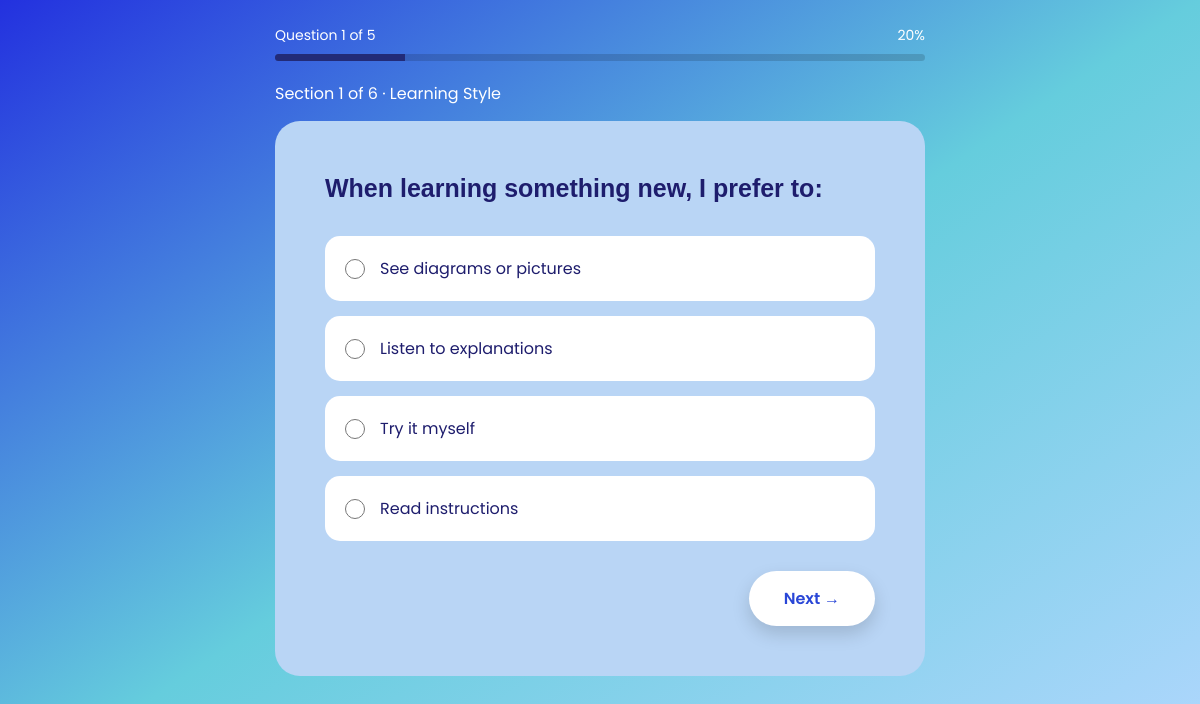
Page /quiz/1/question/0 on the committed database.
### tables this page shows
CREATE TABLE sections (
        id INTEGER PRIMARY KEY AUTOINCREMENT,
        name TEXT NOT NULL,
        description TEXT
    );

CREATE TABLE questions (
        id INTEGER PRIMARY KEY AUTOINCREMENT,
        section_id INTEGER NOT NULL,
        question_text TEXT NOT NULL,

        FOREIGN KEY (section_id)
            REFERENCES sections(id)
    );

CREATE TABLE answers (
    id INTEGER PRIMARY KEY AUTOINCREMENT,
    question_id INTEGER NOT NULL,
    text TEXT NOT NULL,

    FOREIGN KEY (question_id)
        REFERENCES questions(id)
);

### app.py (the view, shortened to what this page needs)
@app.route(
    "/quiz/<int:section_id>/question/<int:question_index>",
    methods=["GET", "POST"])
def question(section_id, question_index):
    questions = get_questions_by_section(section_id)
    if question_index < 0 or question_index >= len(questions):
        return "Question not found", 404
    current_question = questions[question_index]
    answer_options = get_answers_by_question(
        current_question["id"]
    )
    sections = get_sections()
    current_section = None
    for item in sections:
        if item["id"] == section_id:
            current_section = item
            break
    if "quiz_answers" not in session:
        session["quiz_answers"] = {}
    selected_answer = session["quiz_answers"].get(str(current_question["id"]))
    return render_template(
        "question.html",
        question=current_question,
        answers=answer_options,
        section=current_section,
        section_id=section_id,
        question_index=question_index,
        total_questions=len(questions),
        selected_answer=selected_answer,
        hide_nav=True)

### database.py (called while the page is built)
def get_connection():
    conn = sqlite3.connect(DATABASE)
    conn.row_factory = sqlite3.Row
    conn.execute("PRAGMA foreign_keys = ON")
    return conn

def get_sections():
    conn = get_connection()
    sections = conn.execute("""
        SELECT id, name, description
        FROM sections
        ORDER BY id
    """).fetchall()
    conn.close()
    return sections

def get_questions_by_section(section_id):
    conn = get_connection()
    questions = conn.execute("""
        SELECT id, section_id, question_text
        FROM questions
        WHERE section_id = ?
        ORDER BY id
    """, (section_id,)).fetchall()
    conn.close()
    return questions

def get_answers_by_question(question_id):
    conn = get_connection()
    answers = conn.execute("""
        SELECT id, question_id, text
        FROM answers
        WHERE question_id = ?
        ORDER BY id
    """, (question_id,)).fetchall()
    conn.close()
    return answers

### templates/question.html (shortened to what this page needs)
{% extends "base.html" %}
{% block content %}
<div class="question-page">
    <div class="quiz-header">
        <div>
            Question {{ question_index + 1 }} of {{ total_questions }}
        </div>
        <div>
            {{ ((question_index + 1) / total_questions * 100)|round|int }}%
        </div>
    </div>
    <div class="progress-bar">
        <div
            class="progress"
            style="width: {{ ((question_index + 1) / total_questions * 100) }}%;"
        >
        </div>
    </div>
    <p class="quiz-section-title">
        Section {{ section_id }} of 6 · {{ section["name"] }}
    </p>
    <div class="question-card">
        <form method="POST">
            <h1>
                {{ question["question_text"] }}
            </h1>
            <div class="answer-options">
                {% for answer in answers %}
                    <label class="answer-option">
                        <input
                            type="radio"
                            name="answer"
                            value="{{ answer['id'] }}"
                            required
                        >
                        <span>
                            {{ answer["text"] }}
                        </span>
                    </label>
                {% endfor %}
            </div>
            <div class="quiz-navigation">
                {% if question_index + 1 < total_questions %}
                    <button
                        type="submit"
                        class="next-button"
                    >
                        Next →
                    </button>
                {% endif %}
            </div>
        </form>
    </div>
</div>
{% endblock %}

### templates/base.html (shortened to what this page needs)
<!DOCTYPE html>
<html lang="en">
<head>
    <link rel="stylesheet"
          href="/static/css/style.css">
</head>
<body>
<main>
{% block content %}
{% endblock %}
</main>
</body>
</html>

### static/css/style.css (style rules this page uses)
:root { --primary-blue:#2946D7; --secondary-blue:#5AB8E8; --dark-blue:#1F2D6B; --light-blue:#EEF6FF; --white:#FFFFFF; --text:#263238; --grey:#6C757D; --shadow: 0px 10px 30px rgba(0,0,0,.12); --radius:20px; }
* { margin:0; padding:0; box-sizing:border-box; }
body { font-family: "Poppins", sans-serif; background: linear-gradient(to bottom right, #2331df, #65cddd, #b4d7ff); min-height:100vh; color:white; }
.question-page { max-width: 700px; margin: 0 auto; padding: 25px; }
.quiz-header { display: flex; justify-content: space-between; margin-bottom: 8px; font-weight: light; font-size: 14px; }
.progress-bar { height: 7px; background: rgba(0, 0, 0, 0.15); border-radius: 10px; overflow: hidden; margin-bottom: 20px; }
.progress { height: 100%; background: #222b78; transition: width 0.3s ease; }
.quiz-section-title { font-weight: medium; margin-bottom: 15px; font-size: 15; }
.question-card { background: #b9d5f5; border-radius: 25px; padding: 50px; }
.question-card h1 { font-size: 25px; line-height: 1.4; margin-bottom: 30px; font-weight: 550; color: #1e1d6d; font-family: sans-serif; }
.answer-options { display: flex; flex-direction: column; gap: 15px; padding: calc(var(--spacing) * 6); }
.answer-option { display: flex; align-items: center; gap: 15px; color: #1e1d6d; background: white; border-radius: 15px; padding: 20px; cursor: pointer; transition: 0.2s; }
.answer-option input { width: 20px; height: 20px; background-color: #1e1d6d; }
.quiz-navigation { display: flex; justify-content: space-between; align-items: center; margin-top: 30px; }
.previous-button, .next-button { display: inline-block; padding: 15px 35px; border-radius: 30px; border: none; cursor: pointer; font-family: "Poppins", sans-serif; font-size: 16px; font-weight: 600; text-decoration: none; transition: .25s; }
.next-button { background:white; color:#2946D7; border:none; box-shadow:0 8px 18px rgba(0,0,0,.15); }

### rows in the picture
sections: name "Learning Style"
questions: question_text "When learning something new, I prefer to:"
answers: answer "☐ See diagrams or pictures", text "See diagrams or pictures"
answers: answer "☐ Listen to explanations", text "Listen to explanations"
answers: answer "☐ Try it myself", text "Try it myself"
answers: answer "☐ Read instructions", text "Read instructions"

### other values in the picture
{{ question_index + 1 }} "1"
{{ total_questions }} "5"
{{ ((question_index + 1) / total_questions * 100)|round|int }} "20"
{{ section_id }} "1"
